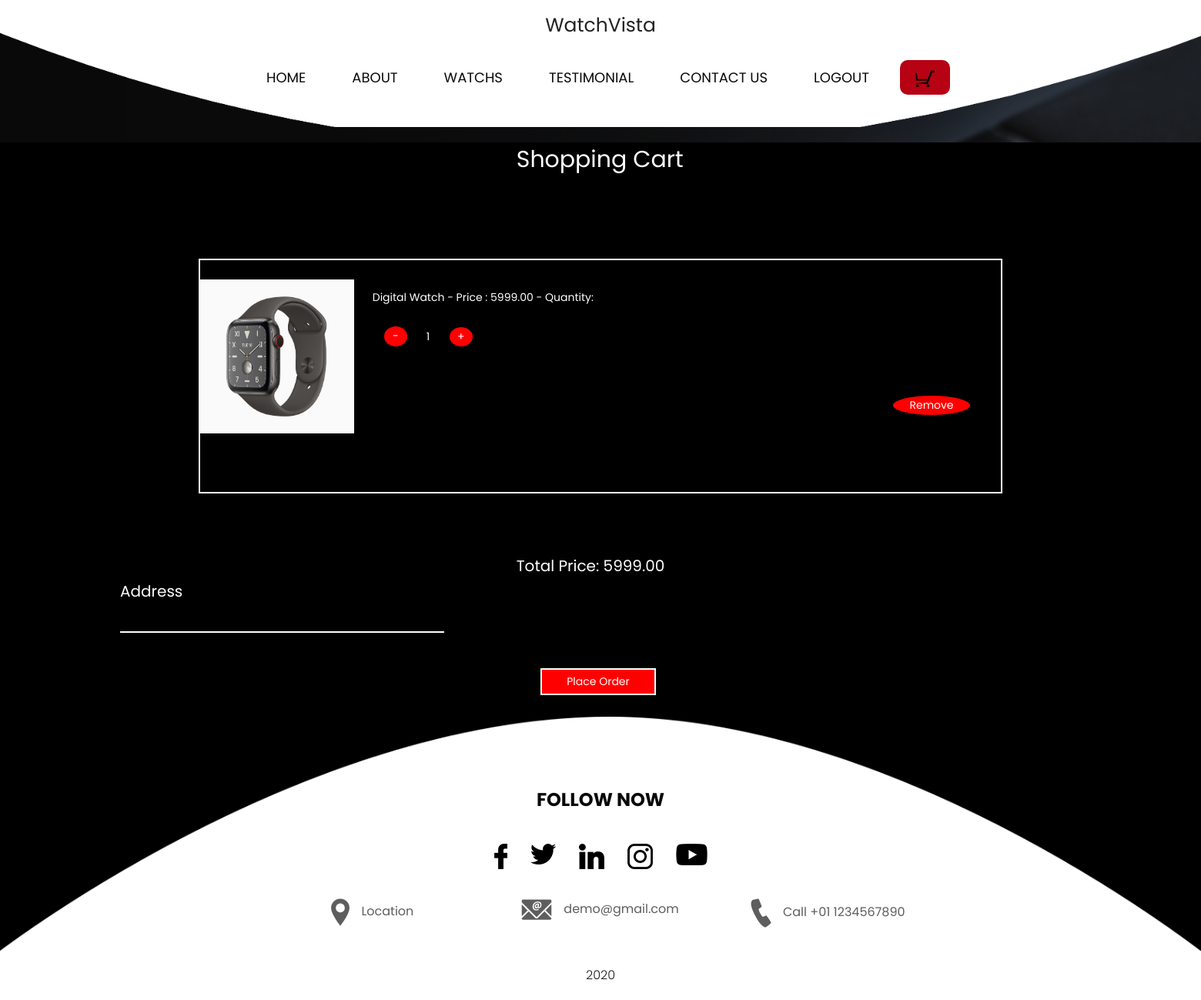
Page /cart/ on the committed database.
### hello/models.py (models this page shows)
class CartItem(models.Model):
    name = models.CharField(max_length=100)
    image = models.ImageField(upload_to='images/')
    price = models.DecimalField(max_digits=10, decimal_places=2)
    quantity = models.PositiveIntegerField(default=1)

### hello/views.py (the view, shortened to what this page needs)
# urls.py: path('cart/', cart, name='cart'),
def cart(request):
    cart_items = CartItem.objects.all()
    username = request.session.get('username')
    for item in cart_items:
        item.total_price = item.price * item.quantity
    total_price = sum(item.total_price for item in cart_items)
    return render(request, 'cart.html', {'cart_items': cart_items, 'total_price': total_price ,'username': username})

### hello/templates/cart.html (shortened to what this page needs)
{% load static %}
<!DOCTYPE html>
<html lang="en">
  <head>
    <link
      rel="stylesheet"
      type="text/css"
      href="{% static 'css/bootstrap.min.css' %}"
    />
    <link rel="stylesheet" type="text/css" href="css/bootstrap.min.css" />
    <link href="{% static 'style.css' %}" rel="stylesheet" />
    <link rel="stylesheet" type="text/css" href="css/style.css" />
    <link href="{% static 'css/responsive.css' %}" rel="stylesheet" />
    <link rel="stylesheet" href="css/responsive.css" />
    <link rel="stylesheet" href="css/jquery.mCustomScrollbar.min.css" />
    <link
      rel="stylesheet"
      href="https://netdna.bootstrapcdn.com/font-awesome/4.0.3/css/font-awesome.css"
    />
    <link rel="stylesheet" href="css/owl.carousel.min.css" />
    <link rel="stylesheet" href="css/owl.theme.default.min.css" />
    <link
      rel="stylesheet"
      href="https://cdnjs.cloudflare.com/ajax/libs/fancybox/2.1.5/jquery.fancybox.min.css"
      media="screen"
    />
  </head>
  <body>
    <div
      class="header_section"
      style="background-image: url({% static 'img/banner-bg.png'%})"
    >
      <div
        class="header_main"
        style="background-image: url({% static 'img/header-bg.png'%})"
      >
        <div class="container-fluid">
          <div class="logo">
            <a href="http://127.0.0.1:8000/homelog/" style="font-size: 25px"
              >WatchVista</a
            >
          </div>
          <div class="menu_main">
            <ul>
              <li><a href="http://127.0.0.1:8000/homelog/">Home</a></li>
              <li><a href="http://127.0.0.1:8000/aboutlog/">About</a></li>
              <li><a href="http://127.0.0.1:8000/shoplog/">Watchs</a></li>
              <li>
                <a href="http://127.0.0.1:8000/reviewlog/">Testimonial</a>
              </li>
              <li>
                <a href="http://127.0.0.1:8000/contactlog/">Contact us</a>
              </li>
              <li><a href="http://127.0.0.1:8000/">Logout</a></li>
              <li class="active">
                <a href="http://127.0.0.1:8000/cart/"
                  ><img
                    style="width: 25px"
                    src="{% static 'img/cart-icon.webp' %}"
                /></a>
              </li>
            </ul>
          </div>
        </div>
      </div>
    </div>
    <br /><br /><br /><br /><br /><br /><br />
    <h1 style="color: white; left: 43%; font-size: 30px">Shopping Cart</h1>
    <section class="py-5">
      <div class="container px-4 px-lg-5 mt-5">
        <div id="cart-items" style="border: 2px solid white; color: white">
          {% for item in cart_items %}
          <br />
          <img
            src="{{ item.image.url }}"
            alt="{{ item.name }}"
            style="width: 200px"
          />
          <div style="display: inline-block; position: relative; left: 20px">
            {{ item.name }} - Price : {{ item.price }} - Quantity:
            <form method="post" action="{% url 'update_quantity' item.id %}">
              <button
                type="submit"
                style="
                  display: inline-block;
                  position: relative;
                  left: 15px;
                  top: 25px;
                  width: 30px;
                  background-color: red;
                  border-radius: 50%;
                  color: white;
                "
              >
                -
              </button>
            </form>
            &emsp;&emsp;&emsp;&emsp;&emsp;{{ item.quantity }}
            <form method="post" action="{% url 'update_quantity' item.id %}">
              <button
                type="submit"
                style="
                  display: inline-block;
                  position: relative;
                  left: 100px;
                  bottom: 25px;
                  width: 30px;
                  background-color: red;
                  border-radius: 50%;
                  color: white;
                "
              >
                +
              </button>
            </form>
          </div>
          <br /><br /><br />
          <form method="post" action="{% url 'remove_from_cart' item.id %}">
            <button
              type="submit"
              style="
                display: inline-block;
                position: relative;
                left: 900px;
                bottom: 100px;
                width: 100px;
                background-color: red;
                border-radius: 50%;
                color: white;
              "
            >
              Remove
            </button>
          </form>
          {% endfor %}
        </div>
      </div>
      <br /><br /><br />
      <div style="position: relative; color: white; left: 43%; font-size: 20px">
        Total Price: {{ total_price }}
      </div>
      <form method="post" action="{% url 'cart' %}">
        <h2 style="color: white; font-size:20px; left: 10%;">Address</h2>
        <input type="text" name="address" style="position:relative; left:10%; width:27%; background-color:transparent; border:0px solid white; border-bottom:2px solid white; color:white;"><br><br>
        <button type="submit" style="position:relative; width:150px; height:35px; background-color:red; color:white; left: 45%; top: 20px; border:2px solid white;">Place Order</button>
      </form>
    </section>
    <div
      class="footer_section layout_padding"
      style="background-image: url({% static 'img/footer-bg.png'%})"
    >
      <div class="container">
        <h3 class="follow_text">Follow Now</h3>
        <div class="social_icon">
          <ul>
            <li>
              <a href="#"><img src="{% static 'img/fb-icon.png' %}" /></a>
            </li>
            <li>
              <a href="#"><img src="{% static 'img/twitter-icon.png' %}" /></a>
            </li>
            <li>
              <a href="#"><img src="{% static 'img/linkedin-icon.png' %}" /></a>
            </li>
            <li>
              <a href="#"
                ><img src="{% static 'img/instagram-icon.png' %}"
              /></a>
            </li>
            <li>
              <a href="#"><img src="{% static 'img/youtub-icon.png' %}" /></a>
            </li>
          </ul>
        </div>
        <div class="location_main">
          <div class="location_left">
            <div class="call_text">
              <a href="#"
                ><img src="{% static 'img/map-icon.png' %}" /><span
                  class="call_padding"
                  >Location</span
                ></a
              >
            </div>
          </div>
          <div class="location_middle">
            <div class="call_text">
              <a href="#"
                ><img src="{% static 'img/mail-icon.png' %}" /><span
                  class="call_padding"
                  >demo@gmail.com</span
                ></a
              >
            </div>
          </div>
          <div class="location_right">
            <div class="call_text">
              <a href="#"
                ><img src="{% static 'img/call-icon.png' %}" /><span
                  class="call_padding"
                  >Call +01 1234567890</span
                ></a
              >
            </div>
          </div>
        </div>
      </div>
    </div>
    <div class="copyright_section">
      <div class="container">
        <p class="copyright_text">2020</p>
      </div>
    </div>
  </body>
</html>

### hello/static/style.css (style rules this page uses)
* { box-sizing: border-box !important; transition: ease all 0.5s; }
html { scroll-behavior: smooth; }
body { color: #666666; font-size: 14px; line-height: 1.80857; font-weight: normal; overflow-x: hidden; font-family: 'Poppins', sans-serif; background: #000; }
a { color: #1f1f1f; text-decoration: none !important; outline: none !important; -webkit-transition: all .3s ease-in-out; -moz-transition: all .3s ease-in-out; -ms-transition: all .3s ease-in-out; -o-transition: all .3s ease-in-out; transition: all .3s ease-in-out; }
h1, h2, h3, h4, h5, h6 { letter-spacing: 0; font-weight: normal; position: relative; padding: 0 0 10px 0; font-weight: normal; line-height: normal; color: #111111; margin: 0 }
h1 { font-size: 24px }
h2 { font-size: 22px }
h3 { font-size: 18px }
*, *::after, *::before { -webkit-box-sizing: border-box; -moz-box-sizing: border-box; box-sizing: border-box; }
ul, li, ol { margin: 0px; padding: 0px; list-style: none; }
p { margin: 20px; font-weight: 300; font-size: 15px; line-height: 24px; }
a { color: #222222; text-decoration: none; outline: none !important; }
a, .btn { text-decoration: none !important; outline: none !important; -webkit-transition: all .3s ease-in-out; -moz-transition: all .3s ease-in-out; -ms-transition: all .3s ease-in-out; -o-transition: all .3s ease-in-out; transition: all .3s ease-in-out; }
img { max-width: 100%; height: auto; }
button { border: 0; margin: 0; padding: 0; cursor: pointer; }
.layout_padding { padding-top: 90px; padding-bottom: 0px; }
.header_section { width: 100%; float: left; height: auto; background-size: 100%; padding: 0px 0px 20px 0px; }
.logo { width: 100%; float: left; text-align: center; padding-bottom: 20px; }
.menu_main { -ms-flex-direction: column; flex-direction: column; padding-left: 0; margin-bottom: 0; list-style: none; width: 100%; text-align: center; margin: 0 auto; }
.menu_main ul { margin: 0px; padding: 0px; list-style: none; display: inline-flex; }
.menu_main li { float: left; padding-left: 10px; padding-right: 10px; font-size: 18px; text-transform: uppercase; padding-top: 10px; padding-bottom: 10px; color: #080808; border-radius: 40px; }
.menu_main li a { color: #080808; padding: 10px 20px; border-radius: 10px; }
.menu_main li.active a { color: #ffffff; background-color: #b60213; }
.header_main { width: 100%; background-size: 100%; padding: 10px 0px 37px 0px; }
.footer_section { width: 100%; float: left; height: auto; padding-top: 90px; background-size: 100% 100%; padding-bottom: 30px; background-repeat: no-repeat; }
.follow_text { width: 100%; float: left; font-size: 24px; color: #080807; text-align: center; font-weight: bold; text-transform: uppercase; }
.social_icon { width: 100%; margin: 0 auto; text-align: center; }
.social_icon ul { margin: 0px; padding: 0px; display: inline-block; text-align: center; }
.social_icon li { float: left; padding: 30px 15px; }
.location_main { width: 80%; margin: 0 auto; text-align: center; }
.location_left { width: 33.3%; float: left; }
.location_middle { width: 33.3%; float: left; }
.location_right { width: 33.3%; float: left; }
.call_text { width: 100%; float: left; font-size: 16px; color: #5e5e5e; }
.call_text a { color: #5e5e5e; }
.call_padding { padding-left: 15px; }
.copyright_section { width: 100%; float: left; background-color: #ffffff; height: auto; }
.copyright_text { width: 100%; float: left; color: #1c1b1b; text-align: center; font-size: 16px; margin-left: 0px; }

### rows in the picture
CartItem: image (picture), name "Digital Watch", price "5999.00", quantity "1"

### other values in the picture
{{ total_price }} "5999.00"
